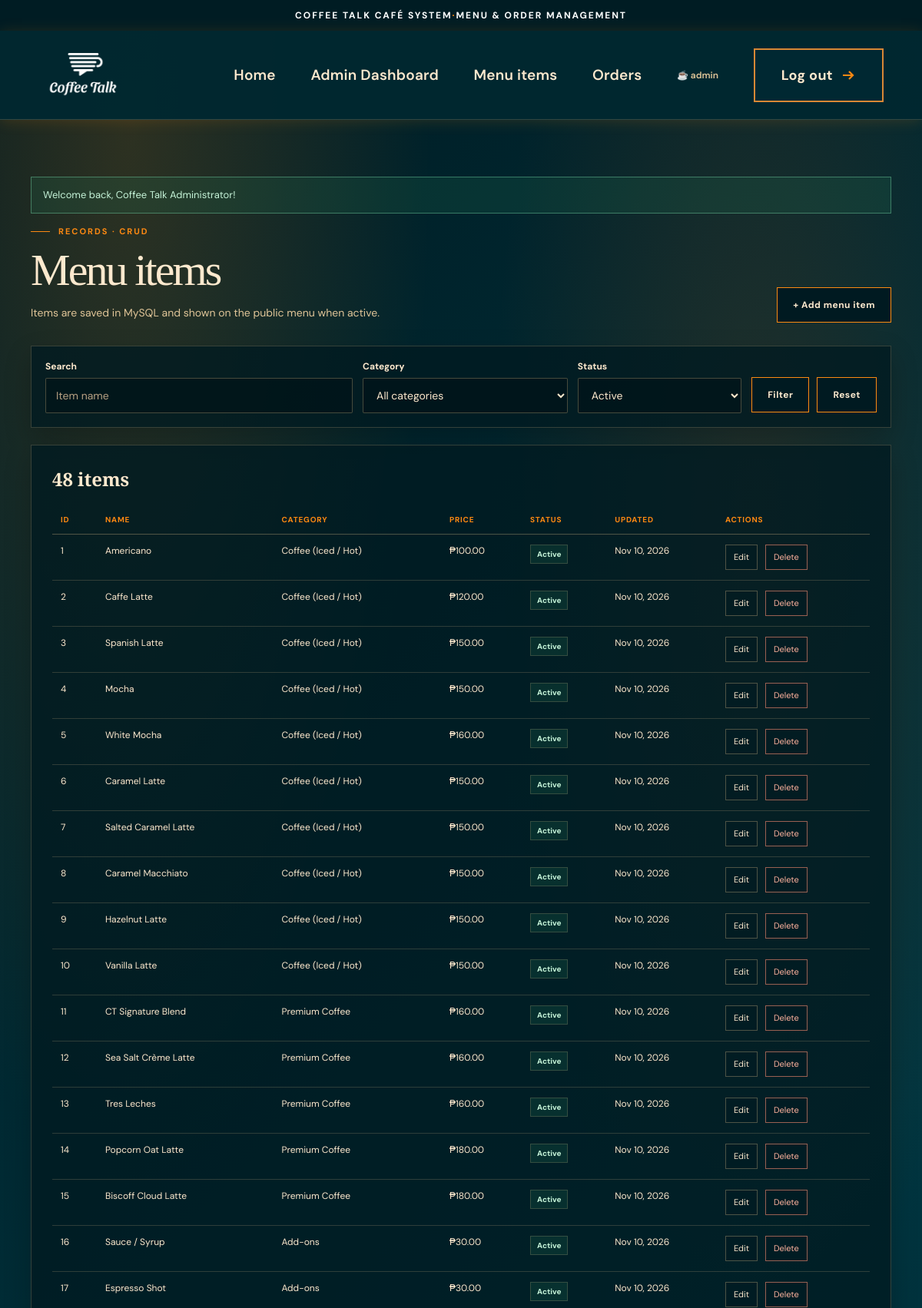
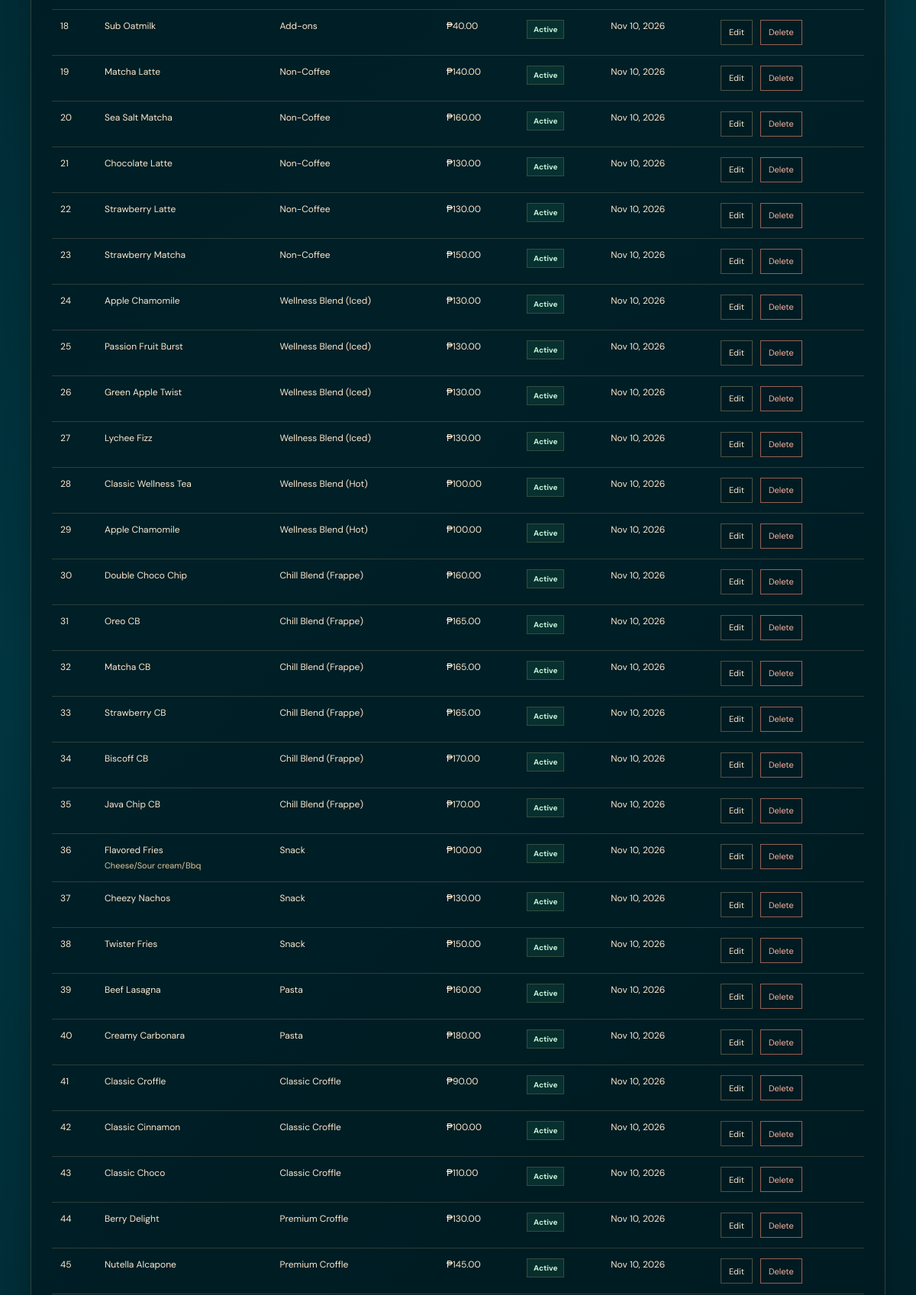
The app's page /pages/records.php (signed in, upper part) with its own data (2 pictures, top to bottom).
### tables this page shows
CREATE TABLE IF NOT EXISTS `menu_items` (
  `id` INT UNSIGNED NOT NULL AUTO_INCREMENT,
  `name` VARCHAR(80) NOT NULL,
  `category` VARCHAR(40) NOT NULL,
  `description` VARCHAR(255) NOT NULL DEFAULT '',
  `price` DECIMAL(8,2) NOT NULL,
  `is_active` TINYINT(1) NOT NULL DEFAULT 1,
  `created_at` TIMESTAMP NOT NULL DEFAULT CURRENT_TIMESTAMP,
  `updated_at` TIMESTAMP NOT NULL DEFAULT CURRENT_TIMESTAMP ON UPDATE CURRENT_TIMESTAMP,
  PRIMARY KEY (`id`), UNIQUE KEY `uq_menu_category_name` (`category`,`name`), KEY `idx_menu_active` (`is_active`)
);

### config/database.php (called while the page is built, shortened)
<?php
function db_connect(): mysqli
{
    static $conn = null;
    if ($conn === null) {
        $conn = new mysqli(DB_HOST, DB_USER, DB_PASS, DB_NAME);
        $conn->set_charset("utf8mb4");
    }
    return $conn;
}
function db(): mysqli
{
    try {
        return db_connect();
    } catch (mysqli_sql_exception $e) {
        http_response_code(500);
        exit("Database connection failed. Start MySQL, import database/coffee_talk.sql, and check config/database.php.");
    }
}

### pages/records.php (the view, shortened to what this page needs)
<?php
require_once __DIR__ . "/../includes/functions.php";
$q = isset($_GET["q"]) && is_string($_GET["q"]) ? trim($_GET["q"]) : "";
$status = isset($_GET["status"]) && is_string($_GET["status"]) ? $_GET["status"] : "active";
$where = [];
if ($status === "active") $where[] = "is_active=1";
elseif ($status === "inactive") $where[] = "is_active=0";
$sql = "SELECT id,name,category,description,price,is_active,updated_at FROM menu_items"
    . ($where ? " WHERE " . implode(" AND ", $where) : "")
    . " ORDER BY id";
$stmt = db()->prepare($sql);
$stmt->execute();
$items = $stmt->get_result()->fetch_all(MYSQLI_ASSOC);
require __DIR__ . "/../includes/header.php";
?>
<main class="app-main"><div class="app-wrap">
<?= flash_render() ?>
<div class="app-head">
<div><div class="eyebrow">Records · CRUD</div><h1 class="app-title">Menu items</h1><p class="app-lead">Items are saved in MySQL and shown on the public menu when active.</p></div>
<div class="app-head-actions"><a class="button" href="<?= e(url('pages/record_form.php')) ?>">+ Add menu item</a></div>
</div>
<form class="filter-bar" method="get" action="<?= e(url('pages/records.php')) ?>">
<div class="field"><label for="q">Search</label><input type="search" id="q" name="q" placeholder="Item name" value="<?= e($q) ?>" /></div>
<div class="field"><label for="category">Category</label><select id="category" name="category"><option value="">All categories</option></select></div>
<div class="field"><label for="status">Status</label><select id="status" name="status"><option value="active"<?= $status === 'active' ? ' selected' : '' ?>>Active</option></select></div>
<div class="filter-actions"><button class="button" type="submit">Filter</button><a class="text-link" href="<?= e(url('pages/records.php')) ?>">Reset</a></div>
</form>
<section class="panel">
<div class="panel-head"><h2><?= count($items) ?> <?= count($items) === 1 ? 'item' : 'items' ?></h2></div>
<?php if ($items): ?>
<div class="table-wrap"><table class="data-table">
<thead><tr><th>ID</th><th>Name</th><th>Category</th><th>Price</th><th>Status</th><th>Updated</th><th>Actions</th></tr></thead>
<tbody>
<?php foreach ($items as $item): ?>
<tr<?= $item['is_active'] ? '' : ' class="is-inactive"' ?>>
<td data-label="ID"><?= (int) $item['id'] ?></td>
<td data-label="Name"><?= e($item['name']) ?><?php if ($item['description'] !== ''): ?><small class="cell-note"><?= e($item['description']) ?></small><?php endif; ?></td>
<td data-label="Category"><?= e($item['category']) ?></td>
<td data-label="Price"><?= e(peso($item['price'])) ?></td>
<td data-label="Status"><span class="badge <?= $item['is_active'] ? 'badge-active' : 'badge-inactive' ?>"><?= $item['is_active'] ? 'Active' : 'Inactive' ?></span></td>
<td data-label="Updated"><?= e(date('M j, Y', strtotime($item['updated_at']))) ?></td>
<td data-label="Actions">
<div class="row-actions">
<a class="btn-sm" href="<?= e(url('pages/record_form.php?id=' . (int) $item['id'])) ?>">Edit</a>
<?php if ($item['is_active']): ?>
<form method="post" action="<?= e(url('actions/delete_record.php')) ?>" data-confirm="Delete ‘<?= e($item['name']) ?>’? It will be deactivated and removed from the public menu.">
<button class="btn-sm btn-danger" type="submit">Delete</button>
</form>
<?php endif; ?>
</div>
</td>
</tr>
<?php endforeach; ?>
</tbody></table></div>
<?php else: ?>
<p class="empty-state">No menu items match these filters.</p>
<?php endif; ?>
</section>
</div></main>
<?php require __DIR__ . "/../includes/footer.php"; ?>

### records on screen
menu_items: id "1", name "Americano", category "Coffee (Iced / Hot)", price "₱100.00", is_active "Active", updated_at "Nov 10, 2026"
menu_items: id "2", name "Caffe Latte", category "Coffee (Iced / Hot)", price "₱120.00", is_active "Active", updated_at "Nov 10, 2026"
menu_items: id "3", name "Spanish Latte", category "Coffee (Iced / Hot)", price "₱150.00", is_active "Active", updated_at "Nov 10, 2026"
menu_items: id "4", name "Mocha", category "Coffee (Iced / Hot)", price "₱150.00", is_active "Active", updated_at "Nov 10, 2026"
menu_items: id "5", name "White Mocha", category "Coffee (Iced / Hot)", price "₱160.00", is_active "Active", updated_at "Nov 10, 2026"
menu_items: id "6", name "Caramel Latte", category "Coffee (Iced / Hot)", price "₱150.00", is_active "Active", updated_at "Nov 10, 2026"
menu_items: id "7", name "Salted Caramel Latte", category "Coffee (Iced / Hot)", price "₱150.00", is_active "Active", updated_at "Nov 10, 2026"
menu_items: id "8", name "Caramel Macchiato", category "Coffee (Iced / Hot)", price "₱150.00", is_active "Active", updated_at "Nov 10, 2026"
menu_items: id "9", name "Hazelnut Latte", category "Coffee (Iced / Hot)", price "₱150.00", is_active "Active", updated_at "Nov 10, 2026"
menu_items: id "10", name "Vanilla Latte", category "Coffee (Iced / Hot)", price "₱150.00", is_active "Active", updated_at "Nov 10, 2026"
menu_items: id "11", name "CT Signature Blend", category "Premium Coffee", price "₱160.00", is_active "Active", updated_at "Nov 10, 2026"
menu_items: id "12", name "Sea Salt Crème Latte", category "Premium Coffee", price "₱160.00", is_active "Active", updated_at "Nov 10, 2026"
menu_items: id "13", name "Tres Leches", category "Premium Coffee", price "₱160.00", is_active "Active", updated_at "Nov 10, 2026"
menu_items: id "14", name "Popcorn Oat Latte", category "Premium Coffee", price "₱180.00", is_active "Active", updated_at "Nov 10, 2026"
menu_items: id "15", name "Biscoff Cloud Latte", category "Premium Coffee", price "₱180.00", is_active "Active", updated_at "Nov 10, 2026"
menu_items: id "16", name "Sauce / Syrup", category "Add-ons", price "₱30.00", is_active "Active", updated_at "Nov 10, 2026"
menu_items: id "17", name "Espresso Shot", category "Add-ons", price "₱30.00", is_active "Active", updated_at "Nov 10, 2026"
menu_items: id "18", name "Sub Oatmilk", category "Add-ons", price "₱40.00", is_active "Active", updated_at "Nov 10, 2026"
menu_items: id "19", name "Matcha Latte", category "Non-Coffee", price "₱140.00", is_active "Active", updated_at "Nov 10, 2026"
menu_items: id "20", name "Sea Salt Matcha", category "Non-Coffee", price "₱160.00", is_active "Active", updated_at "Nov 10, 2026"
menu_items: id "21", name "Chocolate Latte", category "Non-Coffee", price "₱130.00", is_active "Active", updated_at "Nov 10, 2026"
menu_items: id "22", name "Strawberry Latte", category "Non-Coffee", price "₱130.00", is_active "Active", updated_at "Nov 10, 2026"
menu_items: id "23", name "Strawberry Matcha", category "Non-Coffee", price "₱150.00", is_active "Active", updated_at "Nov 10, 2026"
menu_items: id "24", name "Apple Chamomile", category "Wellness Blend (Iced)", price "₱130.00", is_active "Active", updated_at "Nov 10, 2026"
menu_items: id "25", name "Passion Fruit Burst", category "Wellness Blend (Iced)", price "₱130.00", is_active "Active", updated_at "Nov 10, 2026"
menu_items: id "26", name "Green Apple Twist", category "Wellness Blend (Iced)", price "₱130.00", is_active "Active", updated_at "Nov 10, 2026"
menu_items: id "27", name "Lychee Fizz", category "Wellness Blend (Iced)", price "₱130.00", is_active "Active", updated_at "Nov 10, 2026"
menu_items: id "28", name "Classic Wellness Tea", category "Wellness Blend (Hot)", price "₱100.00", is_active "Active", updated_at "Nov 10, 2026"
menu_items: id "29", name "Apple Chamomile", category "Wellness Blend (Hot)", price "₱100.00", is_active "Active", updated_at "Nov 10, 2026"
menu_items: id "30", name "Double Choco Chip", category "Chill Blend (Frappe)", price "₱160.00", is_active "Active", updated_at "Nov 10, 2026"
menu_items: id "31", name "Oreo CB", category "Chill Blend (Frappe)", price "₱165.00", is_active "Active", updated_at "Nov 10, 2026"
menu_items: id "32", name "Matcha CB", category "Chill Blend (Frappe)", price "₱165.00", is_active "Active", updated_at "Nov 10, 2026"
menu_items: id "33", name "Strawberry CB", category "Chill Blend (Frappe)", price "₱165.00", is_active "Active", updated_at "Nov 10, 2026"
menu_items: id "34", name "Biscoff CB", category "Chill Blend (Frappe)", price "₱170.00", is_active "Active", updated_at "Nov 10, 2026"
menu_items: id "35", name "Java Chip CB", category "Chill Blend (Frappe)", price "₱170.00", is_active "Active", updated_at "Nov 10, 2026"
menu_items: id "36", name "Flavored Fries", description "Cheese/Sour cream/Bbq", category "Snack", price "₱100.00", is_active "Active", updated_at "Nov 10, 2026"
menu_items: id "37", name "Cheezy Nachos", category "Snack", price "₱130.00", is_active "Active", updated_at "Nov 10, 2026"
menu_items: id "38", name "Twister Fries", category "Snack", price "₱150.00", is_active "Active", updated_at "Nov 10, 2026"
menu_items: id "39", name "Beef Lasagna", category "Pasta", price "₱160.00", is_active "Active", updated_at "Nov 10, 2026"
menu_items: id "40", name "Creamy Carbonara", category "Pasta", price "₱180.00", is_active "Active", updated_at "Nov 10, 2026"
menu_items: id "41", name "Classic Croffle", category "Classic Croffle", price "₱90.00", is_active "Active", updated_at "Nov 10, 2026"
menu_items: id "42", name "Classic Cinnamon", category "Classic Croffle", price "₱100.00", is_active "Active", updated_at "Nov 10, 2026"
menu_items: id "43", name "Classic Choco", category "Classic Croffle", price "₱110.00", is_active "Active", updated_at "Nov 10, 2026"
menu_items: id "44", name "Berry Delight", category "Premium Croffle", price "₱130.00", is_active "Active", updated_at "Nov 10, 2026"
menu_items: id "45", name "Nutella Alcapone", category "Premium Croffle", price "₱145.00", is_active "Active", updated_at "Nov 10, 2026"

### other values on screen
$announcement "COFFEE TALK CAFÉ SYSTEM · MENU & ORDER MANAGEMENT"
$dashboardLabel "Admin Dashboard"
$user['username'] "admin"
$flash["message"] "Welcome back, Coffee Talk Administrator!"
count($items) "48"
